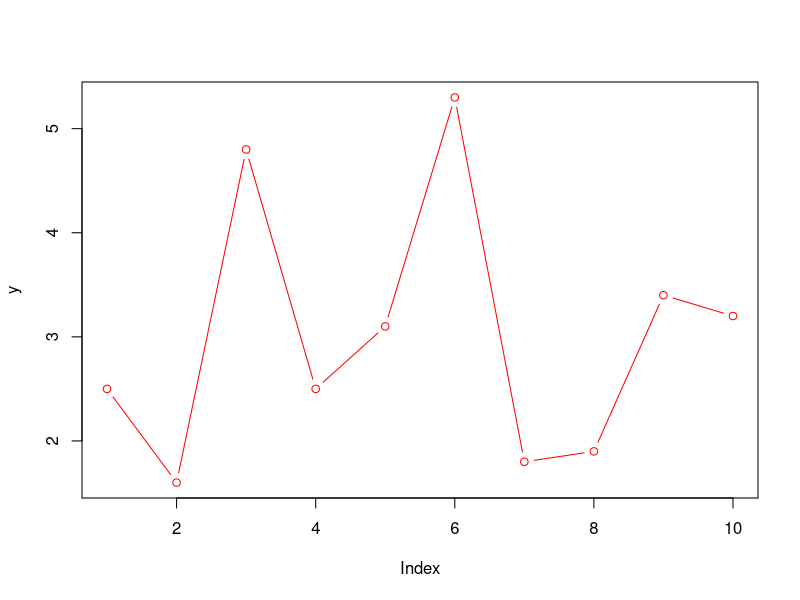
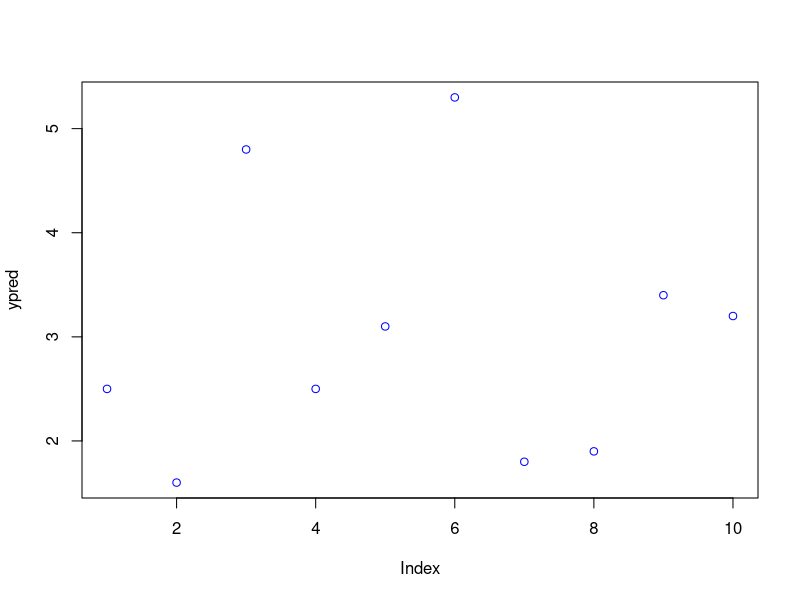

Recreate these plots in R, in order.
##############################################################
###### Library/Packages needed ###########
##############################################################

library(pracma)

##############################################################
############ additional functions #################################
##############################################################



############## Function to delete zero entries in an array -- needed for reading the indices for independet variables #######

removezero = function(a)
{
 indzero = 0
 ind = 1
 while (ind <= length(a)) 
 {
	if (a[ind] != 0) 
	{
		indzero = ind
		ind = length(a)+5
	}
 ind = ind + 1
 }
 
 for (i in (indzero+1):length(a)) 
 {
	if (a[i] != 0)
	{
		indzero = cbind(indzero,i)
	}
 }
 
 b = matrix(0,nrow=1,ncol=length(indzero))
 
 for (j in 1:length(b))
 {
	b[j] = a[indzero[j]]
 }
 
 return(b)
}

###################################################################################################


###########################################
### (1) Particle swarm optimization (PSO) ####
###########################################

###############################################
#### some useful functions #########
###############################################


### Innertia weight function ####

omega <- function(t,tmaks){
	bobinersia = 0.9-(((0.9-0.4)/tmaks)*t);
	bobinersia
}

### A function to generate R1 and R2 ##########

generater12 <- function(nvar){
 entridiag = c(matrix(runif(1*nvar), ncol = nvar));
 if (nvar == 1)
 {
	matriksr = entridiag;
 }
 else
 {
	matriksr = diag(entridiag);
 }
 return(matriksr)
}



#########################################
#### An example for PSO input initialization ############
#########################################


#N = 5; ### The number of initial solutions
#itermaks = 100; ### number of iterations
#nvar = 5; ### number of variables (dependent + independent) 


################################################
############ PSO main function ########################
################################################

 
pso <- function(N,itermax,nvar,f,y,x,batasvar,Dalpha,degree,nknot) #### minimize f
{
 npartisidomainvar = 100
 X = matrix(0, nrow=N, ncol = nvar*nknot); ### generate initial solutions
 for (i in 1:N)
 {
   for (j in 1:nvar)
   {
	rn = sample.int(100,nknot)
	for (k in 1:nknot)
	{
		X[i,((j-1)*nknot)+k] = batasvar[j,1]+((rn[k]-1)*(batasvar[j,2]-batasvar[j,1])/npartisidomainvar)	
	}
     	
     	
   }
 }

 #print(X)

 p = X; ### initial personal best
 v = matrix(0,N,nvar*nknot); ### initial velocity


 fitness = matrix(0,1,N);

 
 for (i in 1:N){
	Xtemp = X[i,]
	fitness[i] = f(y,x,Xtemp,Dalpha,degree);
 } 

 sortfitness = sort(fitness, index.return = TRUE);

 g = X[sortfitness$ix[1],]; ### best solution so far

 #print(fitness)
 #print(X)

 for (iter in 2:itermaks){


 ### particle velocity update  ###

 for (i in 1:N){
 	v[i,] = (omega(iter,itermaks)*v[i,])+(2*(p[i,]-X[i,])%*%generater12(nvar*nknot))+(2*(g-X[i,])%*%generater12(nvar*nknot));
 }


 ##### solution update #####

 for (i in 1:N){
	X[i,] = X[i,] + v[i,];
	Xtemp2 = X[i,]
	if (f(y,x,Xtemp2,Dalpha,degree)< fitness[i]){
		p[i,] = X[i,];
	}
	
	if (f(y,x,X[i,],Dalpha,degree)< f(y,x,g,Dalpha,degree)){
		g = X[i,];
	}
 }

 for (i in 1:N){
	Xtemp3 = X[i,]
	fitness[i] = f(y,x,Xtemp3,Dalpha,degree);
 }

 }

 c(g,f(y,x,g,Dalpha,degree))

} ######################################### the end of pso pso function

#output = pso(N,itermaks,nvar,kuadratik,Dalpha,degree);  ### how to use PSO main function

#########################################################
#########################################################




#####################################################
############ (2) Non-parametric kernel regression ##################
#####################################################

#########################################
##### kernel function and Generalized Cross Validation (GCV) function#######
#########################################

kernel = function(u) #### bi-square kernel 
{
 if (abs(u)<=1) {ker = 0.9375*(1-u^2)^2}
 else {ker = 0}
 return(ker)
}

euclidnorm = function(b) #### Euclidean distance 
{
 norma = 0
 for (i in 1:length(b))
 {
	norma = norma + b[i]^2
 }
 return(norma)
}#######################################


nadwatson = function(x0,x1,x,h) ###### Function W in Nadaraya-Watson estimator
{
 m = length(x)
 K = 0

 for (s in 1:m)
 {
	if (h == 0){Ktemp = 0}
	else {Ktemp = kernel(((x0-x[s])/h))}
	K = K + Ktemp
 }
 
 if (h == 0){Ktemp2 = 0}
 else {Ktemp2 = kernel(((x0-x1)/h))}
 
 W = Ktemp2/K
 return(W)
}################################################################################

#########################################################################
##################### GCV main function* #######################################
#########################################################################
########## *Note : the variables Dalpha and degree fixed. added to make 'appropriate' input for PSO main function ########
#########################################################################

gcv = function(y,x,h,Dalpha,degree)############### GCV for univariate case
{
 n = length(y)
 D = matrix(0, ncol = n, nrow = n) ### Inisialisasi matriks D(h)
 
 for (k in 1:n) ##### D(h) matrix entries with function W of Nadaraya-Watson estimator 
 {
   for (l in 1:n)
   {
	D[k,l] = 1/n*(nadwatson(x[k],x[l],x,h))
   }
 }
 
 I = diag(n)
 HA = I-D
 HB = HA%*%y
 gcvvalue = (1/n*euclidnorm(HB)^2)/((1/n*sum(diag(HA)))^2)
 
 return(gcvvalue)
} ##################################################### the end of GCV main function 
########################################################################################################


#####################################################################################
############# (3) Spline Truncated ###############################################
#####################################################################################

#### truncated function ############

truncate = function(t,k,d)
{
  if (t >= k)
   {
   	trun = (t-k)^d 
   }
  else
   {
	trun = 0
   }
 return(trun)
}

################################################################################
################### GCV function for Mixed non-parametric regression* ######################################
################################################################################


gcvmix = function(y,t,knot,Dalpha,degree)
{
 n = nrow(t)
 nmat = ncol(t)
 nknot = length(knot)/nmat
 m = degree + 1 + nknot
 Gk = matrix(0,nrow = n, ncol = m) 
 
 for (indcol in 1:m) 
 {
	if (indcol <= degree+1)
	{
	  	for (indrow in 1:n)
	  	{
			Gk[indrow,indcol] = t[indrow,1]^(indcol-1)
	  	}
	}
	else
	{
		for (indrow in 1:n)
		{
			Gk[indrow,indcol] = truncate(t[indrow,1],knot[indcol-(degree+1)],degree)
		}	
	}
 }	
 
 for (indvar in 2:nmat) 
 {
	Gtemp = matrix(0, nrow = n, ncol = m)
	for (indcol in 1:m) 
 	{
		if (indcol <= (degree+1))
		{
	  		for (indrow in 1:n)
	  		{
				
				Gtemp[indrow,indcol] = t[indrow,indvar]^(indcol-1)
	  		}
		}
		else
		{
			for (indrow in 1:n)
			{
				Gtemp[indrow,indcol] = truncate(t[indrow,indvar],knot[((indvar-1)*nknot)+(indcol-(degree+1))],degree)
			}	
		}
 	}	

 	Gk = cbind(Gk,Gtemp)	
 }
 #print(Gk)
 #print(t(Gk)%*%Gk)
 I = diag(nrow(Dalpha))
 K = Gk%*%pinv((t(Gk)%*%Gk))%*%t(Gk)%*%(I-Dalpha)
 M = K + Dalpha
 H = I-M
 HA = 1/n*(euclidnorm(H%*%y))^2
 HB = (1/n*sum(diag(H)))^2
 gcvm = HA/HB
 
 return(gcvm)
}


################################################################
####### (4) Computation #############
################################################################

##### Read the data and indices for kernel and spline truncated independent variables #############

mydata = read.csv('datacoba.csv',header=TRUE)
dataindeks = read.csv('indeks.csv',header=TRUE)


####### dependent variable ###########

mydata = data.frame(mydata)
y = as.matrix(mydata[,3])

### Independent variables ####

dataindeks = data.frame(dataindeks)
indeks = as.matrix(dataindeks)



indeksx = removezero(indeks[,1]) ##### indices of independent variables (for kernel regression) start from the first column in indeks.csv 

x = matrix(ncol=length(indeksx),nrow=nrow(y))

for (i in 1:length(indeksx))
{
 for (j in 1:nrow(y))
 {
   x[j,i] = mydata[j,indeksx[i]+3] #### the indices of independent variables (for kernel and spline regressions) start from the 4-th column in datacoba.csv
 }
}

print(dim(y))
print(dim(x))
y[1]
x[1,1]
x[1,2]

###########################################################################################
########### (4.1) Optimal bandwidth search for Kernel Regression ########################
###########################################################################################

#### PSO main function input initialization for Kernel regression##############


N = 50; ### the number of initial solutions
itermaks = 1; ### number of iterations
nvar = 1; ### number of variables (dependent + independent)

#### fixed parameter #######
D = matrix(0,nrow(x),nrow(x))
degree = 1
nknot = 1 ### nknot = nvar for kernel regression 
############################

band = matrix(0, ncol = nrow(indeks), nrow = 1) ######### bandwidths matrix
nilaigcv = matrix(0, ncol = nrow(indeks), nrow = 1) ###### GCV values matrix

 for (indvar in 1:nrow(indeks)) 
 {

 ###### upper and lower bounds for each bandwidth ########

 batasvar = matrix(0, nrow = nvar, ncol = 2)

 for (i in 1:nvar)
 {
	batasvar[i,1] = 0.1
	batasvar[i,2] = 2
 }
 ###############################################################

 xin = x[,indvar]
 bandplusgcv = pso(N,itermaks,nvar,gcv,y,xin,batasvar,D,degree,nknot); ######## PSO search (note: nknot = nvar = 1 for kernel regression)

 band[indvar] = bandplusgcv[1]
 nilaigcv[indvar] = bandplusgcv[2]
 
} ###### the end of bandwidth search

print(band)

######### D(alpha) matrix ###############

n = length(y)
Dalpha = matrix(0, nrow = n, ncol = n)

for (indvar in 1:nrow(indeks))
{
 D = matrix(0, ncol = n, nrow = n) 
 
 for (k in 1:n) 
 {
   for (l in 1:n)
   {
	D[k,l] = 1/n*(nadwatson(x[k,indvar],x[l,indvar],x[,indvar],band[indvar]))
   }
 }
 Dalpha = Dalpha + D
}


######## print GCV values ############

ndata = nrow(Dalpha)
I = diag(ndata)
H = I-Dalpha
HA = (1/ndata)*euclidnorm((H%*%y))^2
HB = ((1/ndata)*sum(diag(H)))^2
gcvkernel = HA/HB
print(gcvkernel)



#################################################

########################################################################
############ (4.2) optimal Knots for Spline truncated regression #############
########################################################################

###### fixed parameters for 'appropriate' input in PSO main function ########

h = 3 ### h = number of independent variables in the case of spline truncated regression
###############################

###### Indices for independent variables ################

indekst = removezero(indeks[,2]) ##### indices of independent variables (for spline truncated regression) start from the 2nd column in indeks.csv

t = matrix(ncol=length(indekst),nrow=nrow(y))

for (i in 1:length(indekst))
{
 for (j in 1:nrow(y))
 {
   t[j,i] = mydata[j,indekst[i]+3] #### the indices of independent variables (for kernel and spline regressions) start from the 4-th column datacoba.csv
 }
}

#print(dim(t))
#print(t)

############ Collects lower and upper bounds for each independent variable ########

nvar = length(indekst) 
batasvar = matrix(0,nrow = nvar, ncol = 2)

for (i in 1:nvar)
{
	batasvar[i,1] = min(t[,i])
	batasvar[i,2] = max(t[,i])
}

#### PSO main function initial input for Spline ##############


N = 50; ### the number of initial solutions
itermaks = 10; ### number of iterations

degree = 3 ### the degree of polynomial in spline
nknot = 4 ## number of knots

knotplusmgcv = pso(N,itermaks,nvar,gcvmix,y,t,batasvar,Dalpha,degree,nknot); ######## PSO search 

knotplusmgcv


################# print predicted data #############

knotakhir = knotplusmgcv[1:(length(knotplusmgcv)-1)]

n = nrow(t)
nmat = ncol(t)
nknot = length(knotakhir)/nmat
m = degree + 1 + nknot
Gk = matrix(0,nrow = n, ncol = m) 
 
 for (indcol in 1:m) 
 {
	if (indcol <= degree+1)
	{
	  	for (indrow in 1:n)
	  	{
			Gk[indrow,indcol] = t[indrow,1]^(indcol-1)
	  	}
	}
	else
	{
		for (indrow in 1:n)
		{
			Gk[indrow,indcol] = truncate(t[indrow,1],knotakhir[indcol-(degree+1)],degree)
		}	
	}
 }	
 
 for (indvar in 2:nmat) 
 {
	Gtemp = matrix(0, nrow = n, ncol = m)
	for (indcol in 1:m) 
 	{
		if (indcol <= (degree+1))
		{
	  		for (indrow in 1:n)
	  		{
				
				Gtemp[indrow,indcol] = t[indrow,indvar]^(indcol-1)
	  		}
		}
		else
		{
			for (indrow in 1:n)
			{
				Gtemp[indrow,indcol] = truncate(t[indrow,indvar],knotakhir[((indvar-1)*nknot)+(indcol-(degree+1))],degree)
			}	
		}
 	}	

 	Gk = cbind(Gk,Gtemp)	
 }
 
 I2 = diag(nrow(Dalpha))
 K = Gk%*%pinv((t(Gk)%*%Gk))%*%t(Gk)%*%(I2-Dalpha)
 M = K + Dalpha

ypred = M%*%y

print(ypred)

#####################################
#### plot predicted vs original #####
####################################

plot(y,type="b", col='red')
plot(ypred, col = 'blue', add = TRUE)
